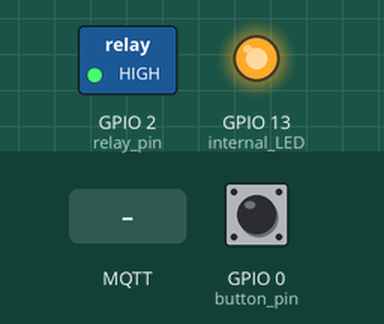
Simulated run of this sketch. Board: ESP8266 (NodeMCU). Parts: switched loads named in the sketch (green lamp = pin HIGH), output pins drawn as LEDs (lit = HIGH). The inputs (shaded band) are chosen by the test bench; at power-on: GPIO 0 (button_pin) HIGH. WiFi joins after 1.5 s; servers stay silent unless stated; EEPROM starts erased; no MQTT or app messages arrive unless stated; what the sketch prints to the serial monitor is not drawn.

Above: at 5.3 s.
5.4 s: GPIO 0 (button_pin) pulled LOW for 0.15 s
At 5.9 s:
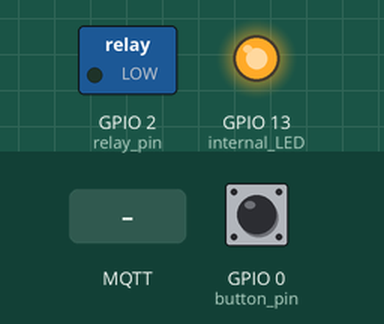
8.5 s: MQTT message "1" arrives on the first subscribed topic
At 10.0 s:
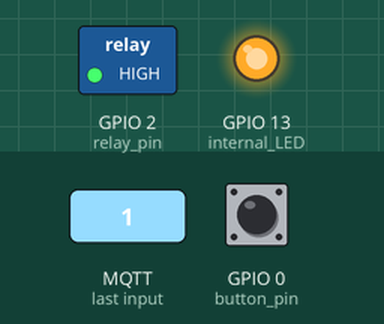
11.5 s: GPIO 0 (button_pin) pulled LOW for 1 s
At 12.2 s:
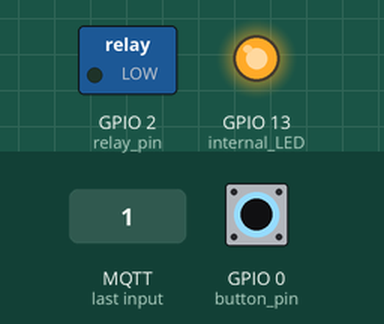
14.0 s: GPIO 0 (button_pin) pulled LOW for 3.2 s
At 14.6 s:
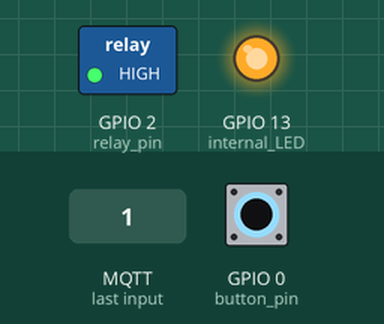
Timing chart, 0 to 17.0 s (numbered marks = the images above; inputs shaded):
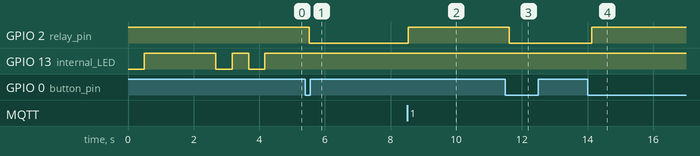

The sketch:

Esp8266_01_test.ino
```cpp
/*
It connects to an MQTT server then:
- on 0 switches off relay
- on 1 switches on relay
- on 2 toggles the state of the relay

- sends 0 on off relay
- sends 1 on on relay

It will reconnect to the server if the connection is lost using a blocking
reconnect function. See the 'mqtt_reconnect_nonblocking' example for how to
achieve the same result without blocking the main loop.

The current state is stored in EEPROM and restored on bootup
*/

#include <ESP8266WiFi.h>
#include <PubSubClient.h>
#include <Bounce2.h>
#include <EEPROM.h>

const char* ssid = "grycownia";
const char* password = "ulaslodziuchnaaa";
const char* mqtt_server = "192.168.0.201";
//const char* mqtt_port = 1883;
const char* mqtt_user = "openhabesp";
const char* mqtt_pwd = "habopen";

WiFiClient espClient;
PubSubClient client(espClient);
long lastMsg = 0;
char msg[50];
int value = 0;

// const char* outTopic = "Sonoff1out";
// const char* inTopic = "Sonoff1in";
const char* outTopic = "/myhome/Esp01/state1";
const char* inTopic = "/myhome/Esp01/command1";

int button_pin = 0;
int relay_pin = 2;
int internal_LED = 13;
bool relayState = LOW;

// Instantiate a Bounce object :
Bounce debouncer = Bounce();

void setup_wifi() {
	delay(100);
	// We start by connecting to a WiFi network
	Serial.println();
	Serial.print("Connecting to ");
	Serial.println(ssid);

	WiFi.begin(ssid, password);

	while (WiFi.status() != WL_CONNECTED) {
		externalButton();
		for (int i = 0; i < 500; i++) {
			externalButton();
			delay(1);
		}
		Serial.print(".");
	}
	digitalWrite(internal_LED, LOW);
	delay(500);
	digitalWrite(internal_LED, HIGH);
	delay(500);
	digitalWrite(internal_LED, LOW);
	delay(500);
	digitalWrite(internal_LED, HIGH);
	Serial.println("");
	Serial.println("WiFi connected");
	Serial.println("IP address: ");
	Serial.println(WiFi.localIP());
}

void callback(char* topic, byte* payload, unsigned int length) {
	Serial.print("\nMessage arrived [");
	Serial.print(topic);
	Serial.print("] ");
	for (int i = 0; i < length; i++) {
		Serial.print((char)payload[i]);
	}
	Serial.println();

	// Switch on the LED if an 1 was received as first character
	if ((char)payload[0] == '0') {
		digitalWrite(relay_pin, LOW);   // Turn the LED on (Note that LOW is the voltage level
		Serial.println("relay_pin -> LOW");
		relayState = LOW;
		EEPROM.write(0, relayState);    // Write state to EEPROM
		EEPROM.commit();
		client.publish(outTopic, "0");
	}
	else if ((char)payload[0] == '1') {
		digitalWrite(relay_pin, HIGH);  // Turn the LED off by making the voltage HIGH
		Serial.println("relay_pin -> HIGH");
		relayState = HIGH;
		EEPROM.write(0, relayState);    // Write state to EEPROM
		EEPROM.commit();
		client.publish(outTopic, "1");
	}
	//else if ((char)payload[0] == '2') {
	//	relayState = !relayState;
	//	digitalWrite(relay_pin, relayState);  // Turn the LED off by making the voltage HIGH
	//	Serial.print("relay_pin -> switched to ");
	//	Serial.println(relayState);
	//	EEPROM.write(0, relayState);    // Write state to EEPROM
	//	EEPROM.commit();
	//	client.publish(outTopic, relayState ? "1" : "0");
	//}
	else if ((char)payload[0] == '?') {
		digitalWrite(relay_pin, relayState);  // Turn the LED off by making the voltage HIGH
		Serial.print("relay_pin current state -> ");
		Serial.println(relayState);
		client.publish(outTopic, relayState ? "=>1" : "=>0");
	}
}

void reconnect() {
	// Loop until we're reconnected
	while (!client.connected()) {
		Serial.print("Attempting MQTT connection...");
		// Attempt to connect
		if (client.connect("ESP8266Client")) {
			Serial.println("connected");
			// Once connected, publish an announcement...
			client.publish(outTopic, "esp01 booted succesfully");
			// ... and resubscribe
			client.subscribe(inTopic);
		}
		else {
			Serial.print("failed, rc=");
			Serial.print(client.state());
			Serial.println(" try again in 5 seconds");
			// Wait 5 seconds before retrying
			for (int i = 0; i < 5000; i++) {
				externalButton();
				delay(1);
			}
		}
	}
}

void externalButton() {
	debouncer.update();
	// Call code if Bounce fell (transition from HIGH to LOW) :
	if (debouncer.fell()) {
		Serial.println("Debouncer fell");
		// Toggle relay state :
		relayState = !relayState;
		digitalWrite(relay_pin, relayState);
		EEPROM.write(0, relayState);    // Write state to EEPROM
		if (relayState == 1) {
			client.publish(outTopic, "1");
		}
		else if (relayState == 0) {
			client.publish(outTopic, "0");
		}
	}
}

void setup() {
	EEPROM.begin(512);              // Begin eeprom to store on/off state
	pinMode(relay_pin, OUTPUT);     // Initialize the relay pin as an output
	pinMode(button_pin, INPUT);     // Initialize the relay pin as an output
	pinMode(internal_LED, OUTPUT);
	relayState = EEPROM.read(0);
	digitalWrite(relay_pin, relayState);

	debouncer.attach(button_pin);   // Use the bounce2 library to debounce the built in button
	debouncer.interval(100);         // Input must be low for 50 ms

	digitalWrite(internal_LED, LOW);          // Blink to indicate setup
	delay(500);
	digitalWrite(internal_LED, HIGH);
	delay(500);

	Serial.begin(115200);
	setup_wifi();                   // Connect to wifi
	client.setServer(mqtt_server, 1883);
	client.setCallback(callback);
}

void loop() {
	delay(50);
	if (!client.connected()) {
		reconnect();
	}
	client.loop();
	externalButton();
	//2 seconds minimum between Read Sensors and Publish
	long now = millis();
	if (now - lastMsg > 10000) {
		lastMsg = now;
		//Read Sensors (simulate by increasing the values, range:0-90)
		//Publish Values to MQTT broker
		client.publish(outTopic, "heartbeat");
		Serial.print("o");
	}
}
```

Measured:
- after the input at 5.4 s, GPIO 2 (relay_pin): HIGH → LOW after 0.13 s
- after the input at 8.5 s, GPIO 2 (relay_pin): LOW → HIGH at once
- after the input at 11.5 s, GPIO 2 (relay_pin): HIGH → LOW after 0.11 s
- after the input at 14.0 s, GPIO 2 (relay_pin): LOW → HIGH after 0.12 s
